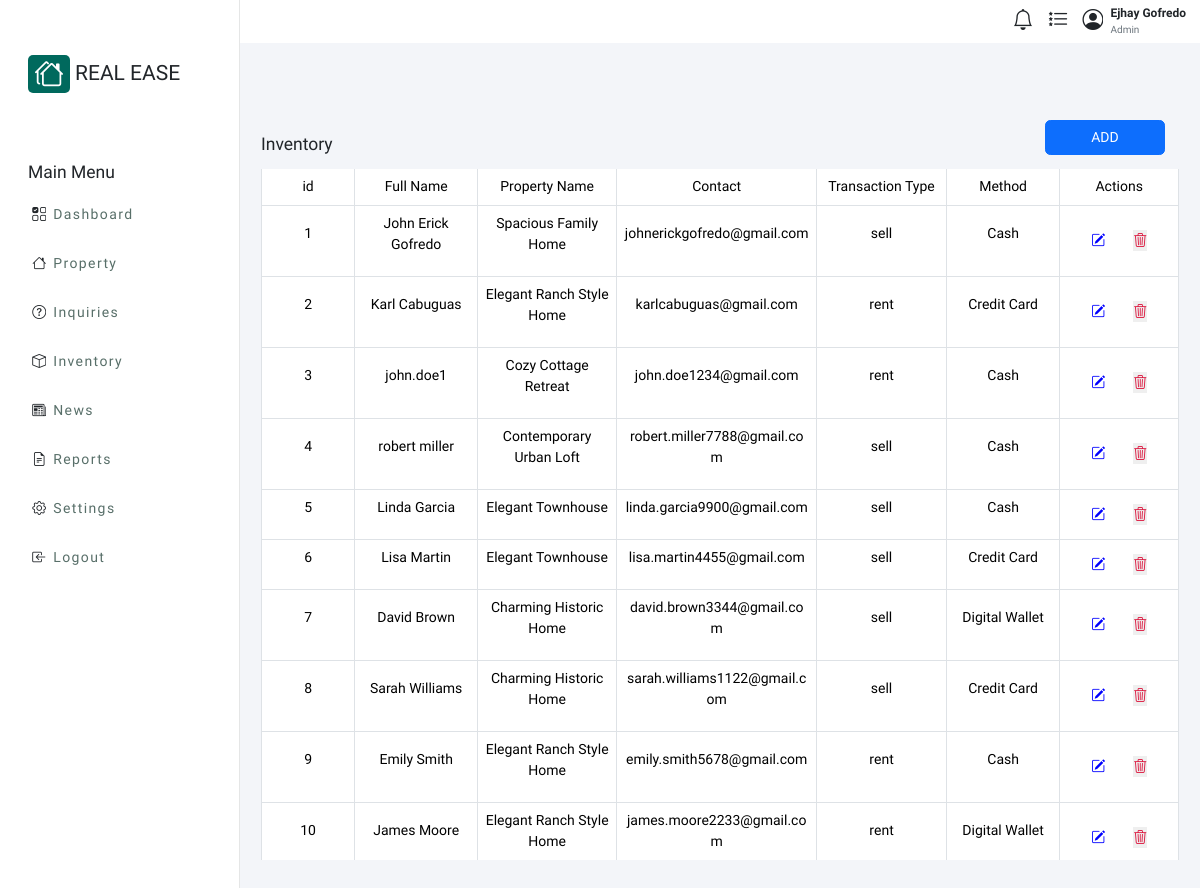
/admin.php?route=inventory, run on the app's committed database.
### tables this page shows
CREATE TABLE IF NOT EXISTS `inventory` (
  `id` int unsigned NOT NULL AUTO_INCREMENT,
  `property_id` int DEFAULT NULL,
  `fullname` varchar(50) DEFAULT NULL,
  `contact` varchar(255) DEFAULT NULL,
  `address` varchar(255) DEFAULT NULL,
  `payment_method` varchar(50) DEFAULT NULL,
  `amount` decimal(20,6) NOT NULL DEFAULT '0.000000',
  `change` decimal(20,6) NOT NULL DEFAULT '0.000000',
  `remark` varchar(255) DEFAULT NULL,
  `status` varchar(50) DEFAULT NULL,
  `date_added` timestamp NULL DEFAULT CURRENT_TIMESTAMP,
  PRIMARY KEY (`id`),
  KEY `property_id` (`property_id`)
);

CREATE TABLE IF NOT EXISTS `properties` (
  `id` int NOT NULL AUTO_INCREMENT,
  `name` varchar(255) NOT NULL,
  `description` text NOT NULL,
  `address` varchar(255) NOT NULL,
  `price` decimal(10,2) NOT NULL,
  `status` enum('available','sold','pending') NOT NULL DEFAULT 'available',
  `image` varchar(255) DEFAULT NULL,
  `date_added` datetime NOT NULL DEFAULT CURRENT_TIMESTAMP,
  `is_deleted` tinyint(1) NOT NULL DEFAULT '0',
  `transaction_type` varchar(255) NOT NULL,
  PRIMARY KEY (`id`)
);

### config/database.php (called while the page is built, shortened)
<?php
class Database {
    private $conn;
    protected function __construct($Host, $Username, $Password, $DBName) {
        $this->host = $Host;
        $this->username = $Username;
        $this->password = $Password;
        $this->dbname = $DBName;
        try {
            $this->conn = new PDO("mysql:host=$this->host", $this->username, $this->password);
            $this->conn->setAttribute(PDO::ATTR_ERRMODE, PDO::ERRMODE_EXCEPTION);
            $create_database = "CREATE DATABASE IF NOT EXISTS $this->dbname";
            $this->conn->exec($create_database);
            $this->conn->exec("USE $this->dbname");
        } catch (PDOException $e) {
            echo "Connection failed: " . $e->getMessage();
        }
    }
    protected function OpenConnection() {
        return $this->conn;
    }
    protected function CloseConnection() {
        $this->conn = null;
    }
}

### app/http/helper/displayInventory.php (called while the page is built, shortened)
<?php
class DisplayInventory extends MySQL {
    public function getInventory() {
        try {
            $stmt = parent::openConnection()->prepare("
            SELECT
            inventory.id AS inventory_id,
                Properties.id AS property_id,
                inventory.*,
                Properties.*,
                Properties.address AS property_address,
                inventory.address AS inventory_address
            FROM inventory
            JOIN Properties ON inventory.property_id = Properties.id;
            ");
            $stmt->execute();
            return $stmt->fetchAll(PDO::FETCH_ASSOC);
        } catch (PDOException $e) {
            echo "Error: " . $e->getMessage();
            return false;
        } finally {
            parent::closeConnection();
        }
    }
}

### app/view/inventory.php (the view, shortened to what this page needs)
<?php
require_once 'app/http/helper/displayInventory.php';
$inventory = new DisplayInventory();
$dataInventory = $inventory->getInventory();
?>
<div class="d-flex flex-column p-4">
    <div class="d-flex flex-row justify-content-between w-100 h-100 mb-2">
        <h5 class="mt-3">Inventory</h5>
        <button class="btn btn-primary me-3" style="width: 120px; height: 2.5rem;" data-bs-toggle="modal" data-bs-target="#addInventory">ADD</button>
    </div>
    <div class="table-container">
        <table class="table align-middle mb-0 bg-white p-3 ">
            <thead>
                <tr>
                    <th>id</th>
                    <th>Full Name</th>
                    <th>Property Name</th>
                    <th>Contact</th>
                    <th>Transaction Type</th>
                    <th>Method</th>
                    <th>Actions</th>
                </tr>
            </thead>
            <tbody>
                <?php foreach($dataInventory as $list): ?>
                <tr>
                    <td><p><?php echo htmlspecialchars($list['inventory_id']); ?></p></td>
                    <td><p><?php echo htmlspecialchars($list['fullname']); ?></p></td>
                    <td><p><?php echo htmlspecialchars($list['name']); ?></p></td>
                    <td><p><?php echo htmlspecialchars($list['contact']); ?></p></td>
                    <td><p><?php echo htmlspecialchars($list['transaction_type']); ?></p></td>
                    <td><p><?php echo htmlspecialchars($list['payment_method']); ?></p></td>
                    <td><div class="table-actions">
                        <a href="#"
                           onclick="
                            // Populate input fields with PHP values
                                                        document.getElementById('inventory_id').value = '<?php echo htmlspecialchars($list['inventory_id']); ?>';
                            document.getElementById('Updatefullname').value = '<?php echo htmlspecialchars($list['fullname']); ?>';
                            document.getElementById('Updatecontact').value = '<?php echo htmlspecialchars($list['contact']); ?>';
                            document.getElementById('client_address').value = '<?php echo htmlspecialchars($list['inventory_address']); ?>';
                            document.getElementById('updateProperty_id').value = '<?php echo htmlspecialchars($list['property_id']); ?>';
                            document.getElementById('updatePropertyImage').value = '<?php echo htmlspecialchars($list['image']); ?>';
                            document.getElementById('imageUpdatePreview').src = 'public/images/products/<?php echo htmlspecialchars($list['image']); ?>';
                            document.getElementById('imageUpdatePreview').style.display = 'block';
                            document.getElementById('Updatepayment_method').value = '<?php echo htmlspecialchars($list['payment_method']); ?>';
                            // Price, amount, and change - format to 2 decimal places
                            document.getElementById('updatePrice').value = parseFloat('<?php echo htmlspecialchars($list['price']); ?>').toFixed(2);
                            document.getElementById('updateAmount').value = parseFloat('<?php echo htmlspecialchars($list['amount']); ?>').toFixed(2);
                            document.getElementById('updateChange').value = parseFloat('<?php echo htmlspecialchars($list['change']); ?>').toFixed(2);
                            // Remark field - Ensure there is no extra dot
                            document.getElementById('Updateremark').value = '<?php echo htmlspecialchars($list['remark']); ?>';
                           "
                           data-bs-toggle="modal" data-bs-target="#updateInventory" class="edit" >
                           <i class="bi bi-pencil-square"></i>
                        </a>
                        <form action="app/http/controller/inventoryController.php" method="POST" style="display: inline;">
                            <button type="submit" class="delete">
                                <i class="bi bi-trash3"></i>
                            </button>
                        </form>
                    </div>
                    </td>
                </tr>
                <?php endforeach; ?>
            </tbody>
        </table>
    </div>
</div>

### public/assets/styles/global.css (style rules this page uses)
:root { --bg-glass: #282A36; }
* { font-family: "Work Sans", sans-serif; font-optical-sizing: auto; font-weight: 400; font-style: normal; padding: 0; margin: 0; font-size: 14px; }
.table { width: 100%; border-collapse: collapse; }
.table th, .table td { padding: 8px; border: 1px solid #dee2e6; text-align:center; }
.table th { background-color: #f8f9fa; position: sticky; top: 0; z-index: 10; width: 200px; }
.table-container { max-height: 70vh; overflow-y: auto; overflow-x: hidden; }
.table td { word-wrap: break-word; overflow-wrap: break-word; max-width: 200px; }
.table-actions { display: flex; flex-direction: row; justify-content: center; align-items: center; border-width: 0; gap:2rem; }
.table-actions .edit { color: blue; }
.table-actions .delete { color:crimson; border: none; }

### admin.php (style rules this page uses)
* { padding: 0; margin: 0; overflow: hidden; }

### data on the page
inventory: id "1", fullname "John Erick Gofredo", property.name "Spacious Family Home", contact "johnerickgofredo@gmail.com", property.transaction_type "sell", payment_method "Cash"
inventory: id "2", fullname "Karl Cabuguas", property.name "Elegant Ranch Style Home", contact "karlcabuguas@gmail.com", property.transaction_type "rent", payment_method "Credit Card"
inventory: id "3", fullname "john.doe1", property.name "Cozy Cottage Retreat", contact "john.doe1234@gmail.com", property.transaction_type "rent", payment_method "Cash"
inventory: id "4", fullname "robert miller", property.name "Contemporary Urban Loft", contact "robert.miller7788@gmail.com", property.transaction_type "sell", payment_method "Cash"
inventory: id "5", fullname "Linda Garcia", property.name "Elegant Townhouse", contact "linda.garcia9900@gmail.com", property.transaction_type "sell", payment_method "Cash"
inventory: id "6", fullname "Lisa Martin", property.name "Elegant Townhouse", contact "lisa.martin4455@gmail.com", property.transaction_type "sell", payment_method "Credit Card"
inventory: id "7", fullname "David Brown", property.name "Charming Historic Home", contact "david.brown3344@gmail.com", property.transaction_type "sell", payment_method "Digital Wallet"
inventory: id "8", fullname "Sarah Williams", property.name "Charming Historic Home", contact "sarah.williams1122@gmail.com", property.transaction_type "sell", payment_method "Credit Card"
inventory: id "9", fullname "Emily Smith", property.name "Elegant Ranch Style Home", contact "emily.smith5678@gmail.com", property.transaction_type "rent", payment_method "Cash"
inventory: id "10", fullname "James Moore", property.name "Elegant Ranch Style Home", contact "james.moore2233@gmail.com", property.transaction_type "rent", payment_method "Digital Wallet"
